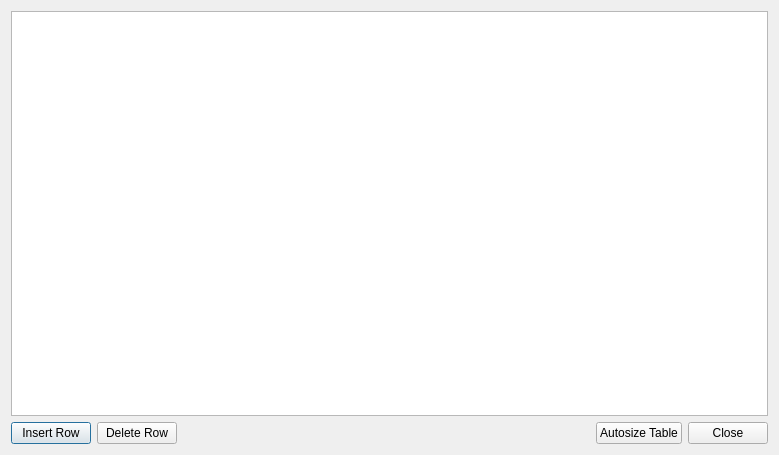
<?xml version="1.0" encoding="UTF-8"?>
<ui version="4.0">
 <class>Dialog</class>
 <widget class="QDialog" name="Dialog">
  <property name="windowModality">
   <enum>Qt::NonModal</enum>
  </property>
  <property name="geometry">
   <rect>
    <x>0</x>
    <y>0</y>
    <width>779</width>
    <height>455</height>
   </rect>
  </property>
  <property name="windowTitle">
   <string>Display Values</string>
  </property>
  <property name="modal">
   <bool>false</bool>
  </property>
  <layout class="QGridLayout" name="gridLayout">
   <item row="6" column="1" colspan="2">
    <layout class="QHBoxLayout" name="horizontalLayout">
     <item>
      <widget class="QPushButton" name="pushButtonInsert">
       <property name="text">
        <string>Insert Row</string>
       </property>
      </widget>
     </item>
     <item>
      <widget class="QPushButton" name="pushButtonDelete">
       <property name="text">
        <string>Delete Row</string>
       </property>
      </widget>
     </item>
     <item>
      <spacer name="horizontalSpacer">
       <property name="orientation">
        <enum>Qt::Horizontal</enum>
       </property>
       <property name="sizeHint" stdset="0">
        <size>
         <width>40</width>
         <height>20</height>
        </size>
       </property>
      </spacer>
     </item>
     <item>
      <widget class="QPushButton" name="pushButtonAutosize">
       <property name="text">
        <string>Autosize Table</string>
       </property>
      </widget>
     </item>
     <item>
      <widget class="QPushButton" name="pushButtonClose">
       <property name="text">
        <string>Close</string>
       </property>
      </widget>
     </item>
    </layout>
   </item>
   <item row="0" column="1" colspan="2">
    <widget class="QTableWidget" name="tableWidgetDisplay"/>
   </item>
  </layout>
 </widget>
 <tabstops>
  <tabstop>pushButtonClose</tabstop>
 </tabstops>
 <resources/>
 <connections/>
</ui>
